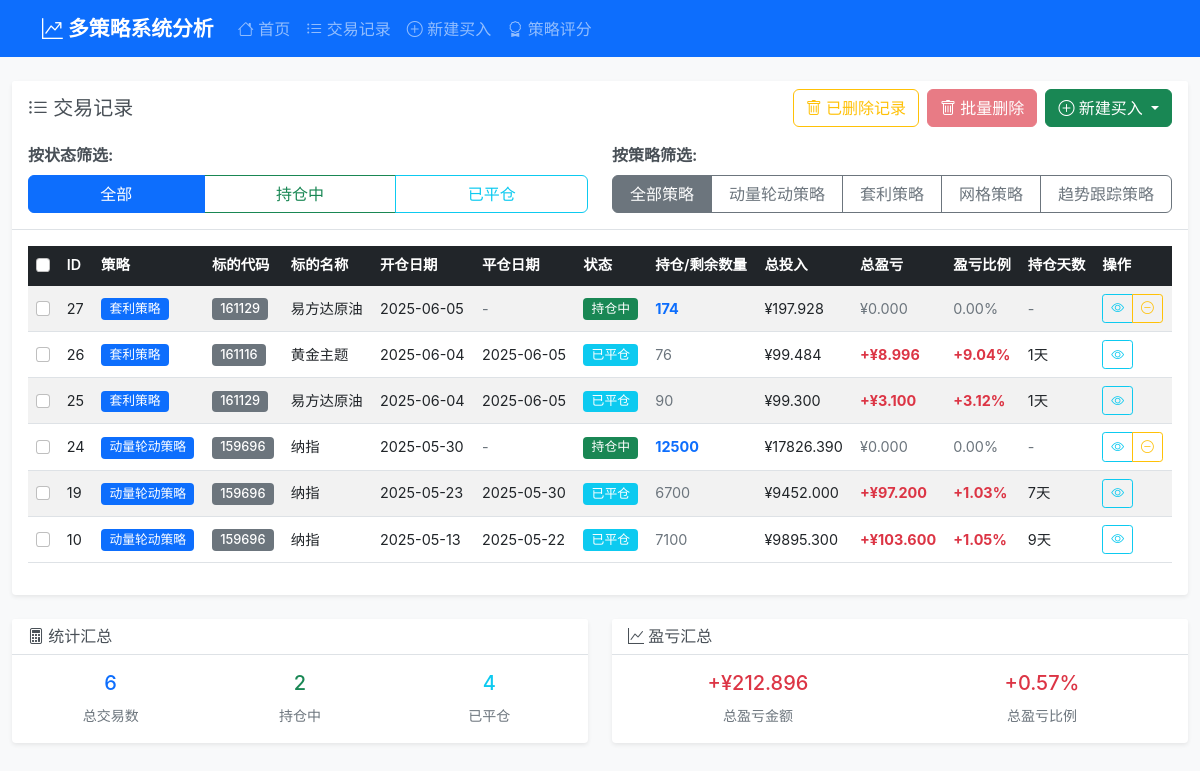
/trades, run on the app's committed database.
### tables this page shows
CREATE TABLE strategies (
                id INTEGER PRIMARY KEY AUTOINCREMENT,
                name TEXT NOT NULL UNIQUE,
                description TEXT,
                is_active BOOLEAN DEFAULT 1,
                created_at TIMESTAMP DEFAULT CURRENT_TIMESTAMP,
                updated_at TIMESTAMP DEFAULT CURRENT_TIMESTAMP
            );

CREATE TABLE trades (
                id INTEGER PRIMARY KEY AUTOINCREMENT,
                symbol_code TEXT NOT NULL,
                symbol_name TEXT NOT NULL,
                open_date DATE NOT NULL,
                close_date DATE,
                status TEXT DEFAULT 'open',  -- open: 持仓中, closed: 已平仓
                total_buy_amount DECIMAL(15,3) DEFAULT 0,
                total_buy_quantity INTEGER DEFAULT 0,
                total_sell_amount DECIMAL(15,3) DEFAULT 0,
                total_sell_quantity INTEGER DEFAULT 0,
                remaining_quantity INTEGER DEFAULT 0,
                total_profit_loss DECIMAL(15,3) DEFAULT 0,
                total_profit_loss_pct DECIMAL(8,4) DEFAULT 0,
                holding_days INTEGER DEFAULT 0,
                created_at TIMESTAMP DEFAULT CURRENT_TIMESTAMP,
                updated_at TIMESTAMP DEFAULT CURRENT_TIMESTAMP
            , strategy TEXT DEFAULT "trend", trade_log TEXT, deleted_at TIMESTAMP, deleted_reason TEXT, strategy_id INTEGER, is_deleted INTEGER DEFAULT 0, delete_date TIMESTAMP, delete_reason TEXT, operator_note TEXT);

### routes/trading_routes.py (the view)
@trading_bp.route('/trades')
def trades():
    try:
        trading_service = TradingService(current_app.db_service)
        strategy_service = StrategyService(current_app.db_service)
        status = request.args.get('status', 'all')
        strategy_arg = request.args.get('strategy', 'all')
        status_filter = None if not status or status == 'all' else status
        strategy_filter = None
        if strategy_arg and strategy_arg != 'all':
            try:
                strategy_filter = int(strategy_arg)
            except ValueError:
                strategy_filter = strategy_arg
        all_trades = trading_service.get_all_trades(status=status_filter, strategy=strategy_filter)
        strategies_list = strategy_service.get_all_strategies()
        return render_template('trades.html',
                             trades=all_trades,
                             strategies=strategies_list,
                             current_status=status,
                             current_strategy=str(strategy_arg))
    except Exception as e:
        current_app.logger.error(f"交易列表加载失败: {str(e)}")
        return render_template('trades.html', trades=[], strategies=[])

### templates/trades.html (shortened to what this page needs)
{% extends "base.html" %}
{% block content %}
<div class="row">
    <div class="col-12">
        <div class="card">
            <div class="card-header">
                <div class="d-flex justify-content-between align-items-center mb-3">
                    <h5 class="card-title mb-0">
                        <i class="bi bi-list-ul"></i> 交易记录
                    </h5>
                    <div class="d-flex gap-2">
                        <a href="{{ url_for('trading.deleted_trades') }}" class="btn btn-outline-warning">
                            <i class="bi bi-trash"></i> 已删除记录
                        </a>
                        <button class="btn btn-danger" id="batchDeleteBtn" disabled>
                            <i class="bi bi-trash"></i> 批量删除
                        </button>
                        <div class="dropdown">
                            <button class="btn btn-success dropdown-toggle" type="button" data-bs-toggle="dropdown">
                                <i class="bi bi-plus-circle"></i> 新建买入
                            </button>
                        </div>
                    </div>
                </div>
                <div class="row">
                    <div class="col-md-6 mb-2">
                        <label class="form-label fw-bold">按状态筛选:</label>
                        <div class="btn-group w-100" role="group">
                            <a href="{{ url_for('trading.trades') }}?status=all{% if current_strategy != 'all' %}&strategy={{ current_strategy }}{% endif %}"
                               class="btn btn-outline-primary {{ 'active' if current_status == 'all' else '' }}">
                                全部
                            </a>
                            <a href="{{ url_for('trading.trades') }}?status=open{% if current_strategy != 'all' %}&strategy={{ current_strategy }}{% endif %}"
                               class="btn btn-outline-success {{ 'active' if current_status == 'open' else '' }}">
                                持仓中
                            </a>
                            <a href="{{ url_for('trading.trades') }}?status=closed{% if current_strategy != 'all' %}&strategy={{ current_strategy }}{% endif %}"
                               class="btn btn-outline-info {{ 'active' if current_status == 'closed' else '' }}">
                                已平仓
                            </a>
                        </div>
                    </div>
                    <div class="col-md-6 mb-2">
                        <label class="form-label fw-bold">按策略筛选:</label>
                        <div class="btn-group w-100" role="group">
                            <a href="{{ url_for('trading.trades') }}?strategy=all{% if current_status != 'all' %}&status={{ current_status }}{% endif %}"
                               class="btn btn-outline-secondary {{ 'active' if current_strategy == 'all' else '' }}">
                                全部策略
                            </a>
                            {% for s in strategies %}
                            <a href="{{ url_for('trading.trades') }}?strategy={{ s.id }}{% if current_status != 'all' %}&status={{ current_status }}{% endif %}"
                               class="btn btn-outline-secondary {{ 'active' if current_strategy == (s.id|string) else '' }}">
                                {{ s.name }}
                            </a>
                            {% endfor %}
                        </div>
                    </div>
                </div>
            </div>
            <div class="card-body">
                <div class="table-responsive">
                    <table class="table table-striped table-hover">
                        <thead class="table-dark">
                            <tr>
                                <th>
                                    <input type="checkbox" id="selectAll" class="form-check-input">
                                </th>
                                <th>ID</th>
                                <th>策略</th>
                                <th>标的代码</th>
                                <th>标的名称</th>
                                <th>开仓日期</th>
                                <th>平仓日期</th>
                                <th>状态</th>
                                <th>持仓/剩余数量</th>
                                <th>总投入</th>
                                <th>总盈亏</th>
                                <th>盈亏比例</th>
                                <th>持仓天数</th>
                                <th>操作</th>
                            </tr>
                        </thead>
                        <tbody>
                            {% if trades %}
                                {% for trade in trades %}
                                <tr>
                                    <td>
                                        <input type="checkbox" class="form-check-input trade-checkbox" value="{{ trade.id }}">
                                    </td>
                                    <td>{{ trade.id }}</td>
                                    <td>
                                            <span class="badge bg-primary">
                                                {{ trade.strategy_name or '-' }}
                                        </span>
                                    </td>
                                    <td>
                                        <span class="badge bg-secondary">{{ trade.symbol_code }}</span>
                                    </td>
                                    <td>{{ trade.symbol_name }}</td>
                                    <td>{{ trade.open_date }}</td>
                                    <td>
                                        {% if trade.close_date %}
                                            {{ trade.close_date }}
                                        {% else %}
                                            <span class="text-muted">-</span>
                                        {% endif %}
                                    </td>
                                    <td>
                                        {% if trade.status == 'open' %}
                                            <span class="badge bg-success">持仓中</span>
                                        {% else %}
                                            <span class="badge bg-info">已平仓</span>
                                        {% endif %}
                                    </td>
                                    <td>
                                        {% if trade.status == 'open' %}
                                            <span class="text-primary fw-bold">{{ trade.remaining_quantity }}</span>
                                        {% else %}
                                            <span class="text-muted">{{ trade.total_buy_quantity }}</span>
                                        {% endif %}
                                    </td>
                                    <td>¥{{ "%.3f"|format(trade.total_buy_amount) }}</td>
                                    <td>
                                        {% if trade.total_profit_loss > 0 %}
                                            <span class="text-danger fw-bold">+¥{{ "%.3f"|format(trade.total_profit_loss) }}</span>
                                        {% elif trade.total_profit_loss < 0 %}
                                            <span class="text-success fw-bold">¥{{ "%.3f"|format(trade.total_profit_loss) }}</span>
                                        {% else %}
                                            <span class="text-muted">¥0.000</span>
                                        {% endif %}
                                    </td>
                                    <td>
                                        {% if trade.total_profit_loss_pct > 0 %}
                                            <span class="text-danger fw-bold">+{{ "%.2f"|format(trade.total_profit_loss_pct) }}%</span>
                                        {% elif trade.total_profit_loss_pct < 0 %}
                                            <span class="text-success fw-bold">{{ "%.2f"|format(trade.total_profit_loss_pct) }}%</span>
                                        {% else %}
                                            <span class="text-muted">0.00%</span>
                                        {% endif %}
                                    </td>
                                    <td>
                                        {% if trade.holding_days %}
                                            {{ trade.holding_days }}天
                                        {% else %}
                                            <span class="text-muted">-</span>
                                        {% endif %}
                                    </td>
                                    <td>
                                        <div class="btn-group btn-group-sm" role="group">
                                            <a href="{{ url_for('trading.trade_details', trade_id=trade.id) }}"
                                               class="btn btn-outline-info" title="查看详情">
                                                <i class="bi bi-eye"></i>
                                            </a>
                                            {% if trade.status == 'open' and trade.remaining_quantity > 0 %}
                                                <a href="{{ url_for('trading.add_sell', trade_id=trade.id) }}"
                                                   class="btn btn-outline-warning" title="卖出">
                                                    <i class="bi bi-dash-circle"></i>
                                                </a>
                                            {% endif %}
                                        </div>
                                    </td>
                                </tr>
                                {% endfor %}
                            {% endif %}
                        </tbody>
                    </table>
                </div>
            </div>
        </div>
    </div>
</div>
{% if trades %}
<div class="row mt-4">
    <div class="col-md-6">
        <div class="card">
            <div class="card-header">
                <h6 class="card-title mb-0">
                    <i class="bi bi-calculator"></i> 统计汇总
                </h6>
            </div>
            <div class="card-body">
                <div class="row text-center">
                    <div class="col-4">
                        <h5 class="text-primary">{{ trades|length }}</h5>
                        <small class="text-muted">总交易数</small>
                    </div>
                    <div class="col-4">
                        <h5 class="text-success">
                            {{ trades|selectattr("status", "equalto", "open")|list|length }}
                        </h5>
                        <small class="text-muted">持仓中</small>
                    </div>
                    <div class="col-4">
                        <h5 class="text-info">
                            {{ trades|selectattr("status", "equalto", "closed")|list|length }}
                        </h5>
                        <small class="text-muted">已平仓</small>
                    </div>
                </div>
            </div>
        </div>
    </div>
    <div class="col-md-6">
        <div class="card">
            <div class="card-header">
                <h6 class="card-title mb-0">
                    <i class="bi bi-graph-up"></i> 盈亏汇总
                </h6>
            </div>
            <div class="card-body">
                {% set total_profit_loss = trades|sum(attribute='total_profit_loss') %}
                {% set total_investment = trades|sum(attribute='total_buy_amount') %}
                {% set total_profit_loss_pct = (total_profit_loss / total_investment * 100) if total_investment > 0 else 0 %}
                <div class="row text-center">
                    <div class="col-6">
                        {% if total_profit_loss > 0 %}
                            <h5 class="text-danger">+¥{{ "%.3f"|format(total_profit_loss) }}</h5>
                        {% elif total_profit_loss < 0 %}
                            <h5 class="text-success">¥{{ "%.3f"|format(total_profit_loss) }}</h5>
                        {% else %}
                            <h5 class="text-muted">¥0.000</h5>
                        {% endif %}
                        <small class="text-muted">总盈亏金额</small>
                    </div>
                    <div class="col-6">
                        {% if total_profit_loss_pct > 0 %}
                            <h5 class="text-danger">+{{ "%.2f"|format(total_profit_loss_pct) }}%</h5>
                        {% elif total_profit_loss_pct < 0 %}
                            <h5 class="text-success">{{ "%.2f"|format(total_profit_loss_pct) }}%</h5>
                        {% else %}
                            <h5 class="text-muted">0.00%</h5>
                        {% endif %}
                        <small class="text-muted">总盈亏比例</small>
                    </div>
                </div>
            </div>
        </div>
    </div>
</div>
{% endif %}
{% endblock %}

### data on the page
strategies: name "动量轮动策略"
strategies: name "套利策略"
strategies: name "网格策略"
strategies: name "趋势跟踪策略"
trades: id "27", name "套利策略", symbol_code "161129", symbol_name "易方达原油", open_date "2025-06-05", status "持仓中", remaining_quantity "174", total_buy_amount "197.928", total_profit_loss "¥0.000", total_profit_loss_pct "0.00%"
trades: id "26", name "套利策略", symbol_code "161116", symbol_name "黄金主题", open_date "2025-06-04", close_date "2025-06-05", status "已平仓", total_buy_quantity "76", total_buy_amount "99.484", total_profit_loss "8.996", total_profit_loss_pct "9.04", holding_days "1"
trades: id "25", name "套利策略", symbol_code "161129", symbol_name "易方达原油", open_date "2025-06-04", close_date "2025-06-05", status "已平仓", total_buy_quantity "90", total_buy_amount "99.300", total_profit_loss "3.100", total_profit_loss_pct "3.12", holding_days "1"
trades: id "24", name "动量轮动策略", symbol_code "159696", symbol_name "纳指", open_date "2025-05-30", status "持仓中", remaining_quantity "12500", total_buy_amount "17826.390", total_profit_loss "¥0.000", total_profit_loss_pct "0.00%"
trades: id "19", name "动量轮动策略", symbol_code "159696", symbol_name "纳指", open_date "2025-05-23", close_date "2025-05-30", status "已平仓", total_buy_quantity "6700", total_buy_amount "9452.000", total_profit_loss "97.200", total_profit_loss_pct "1.03", holding_days "7"
trades: id "10", name "动量轮动策略", symbol_code "159696", symbol_name "纳指", open_date "2025-05-13", close_date "2025-05-22", status "已平仓", total_buy_quantity "7100", total_buy_amount "9895.300", total_profit_loss "103.600", total_profit_loss_pct "1.05", holding_days "9"

### other printed values
{{ trades|length }} "6"
{{ trades|selectattr("status", "equalto", "open")|list|length }} "2"
{{ trades|selectattr("status", "equalto", "closed")|list|length }} "4"
{{ "%.3f"|format(total_profit_loss) }} "212.896"
{{ "%.2f"|format(total_profit_loss_pct) }} "0.57"
